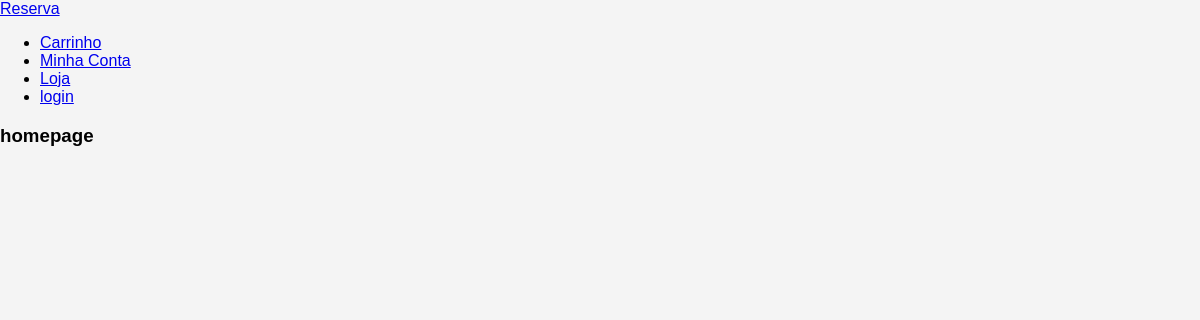
Before: / with the older database file.
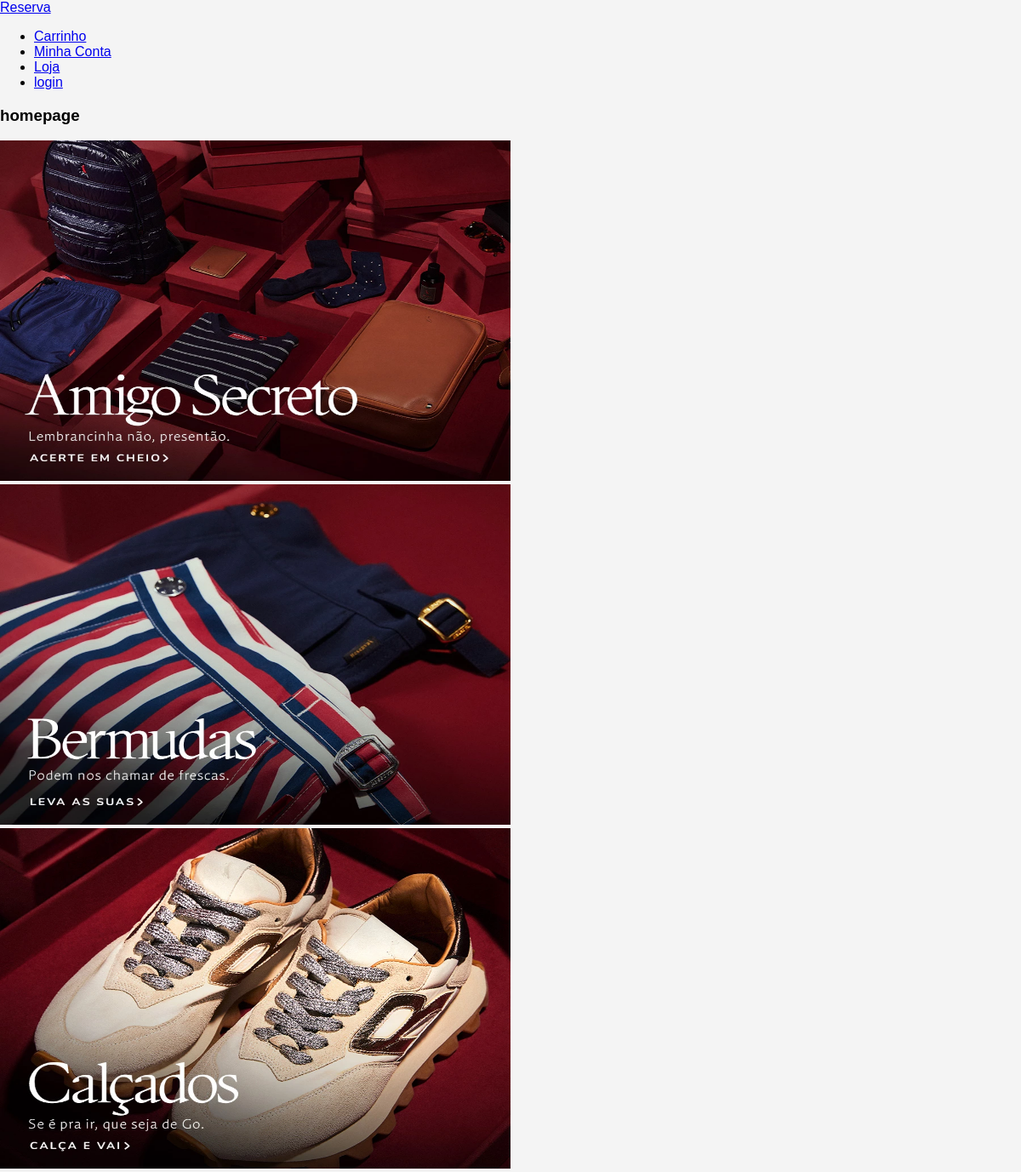
After: the same page with the newer database file.
### loja/models.py (models this page shows, shortened)
class Banner(models.Model):
    imagem = models.ImageField(null=True, blank=True)
    link_destino = models.CharField(max_length=400, null=True, blank=True)
    ativo = models.BooleanField(default=False)

### loja/views.py (the view)
# urls.py: path('', homepage, name='homepage'),
def homepage(request):
    banners = Banner.objects.all()
    context = {"banners": banners}
    return render(request, 'homepage.html', context)

### loja/templates/homepage.html
{% extends 'base.html' %}
{% load static %}
{% block body %}
   <h3>homepage</h3>
   {% for banner in banners %}
   <a href="/{{ banner.link_destino }}">
      <img src="{{ banner.imagem.url }}" width="600" height="400">
   </a>
   {% endfor %}
{% endblock %}

### loja/templates/base.html (shortened to what this page needs)
{% load static %}
<!DOCTYPE html>
<html lang="pt-br">
<head>
    <link rel="stylesheet" type="text/css" href="{% static 'css/main.css' %}">
</head>
<body>
    {% include 'navbar.html' %}
    {% block body %}
    {% endblock %}
</body>
</html>

### loja/templates/navbar.html
  <nav>
        <a href="{% url 'homepage' %}">Reserva</a>
        <ul>
            <li><a href="{% url 'carrinho' %}">Carrinho</a></li>
            <li><a href="{% url 'minha_conta' %}">Minha Conta</a></li>
            <li><a href="{% url 'loja' %}">Loja</a></li>
            <li><a href="{% url 'login' %}">login</a></li>
        </ul>
    </nav>

### static/css/main.css (style rules this page uses)
body { font-family: Arial, sans-serif; margin: 0; padding: 0; background-color: #f4f4f4; }

Changed rows visible on the page:
added Banner: imagem (picture)
added Banner: imagem (picture)
added Banner: imagem (picture)
